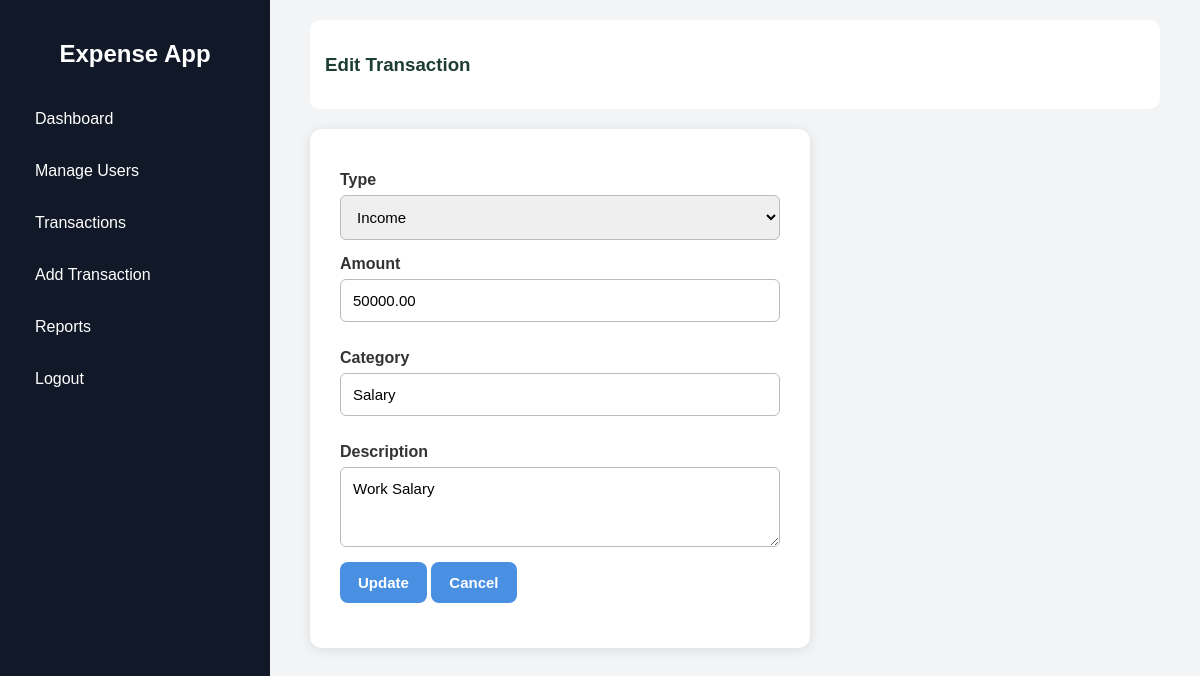
/public/transactions/edit.php?id=6 (signed in), run on the app's committed database.
### tables this page shows
CREATE TABLE `transactions` (
  `id` int(11) NOT NULL,
  `user_id` int(11) DEFAULT NULL,
  `type` enum('income','expense') DEFAULT NULL,
  `amount` decimal(10,2) DEFAULT NULL,
  `category` varchar(100) DEFAULT NULL,
  `description` text DEFAULT NULL,
  `date` date DEFAULT NULL,
  `created_at` timestamp NOT NULL DEFAULT current_timestamp()
);

### public/transactions/edit.php (the view, shortened to what this page needs)
<?php
require_once __DIR__ . '/../../includes/db.php';
$id = $_GET['id'];
$sql = "SELECT * FROM transactions WHERE id = ?";
$stmt = $conn->prepare($sql);
$stmt->bind_param("i", $id);
$stmt->execute();
$result = $stmt->get_result();
$transaction = $result->fetch_assoc();
?>
<link rel="stylesheet" href="/expense_app/assets/css/transactions.css">
<div class="layout">
    <?php include '../../includes/admin_sideBar.php'; ?>
    <main class="content-area">
        <div class="topbar">
            <h3 class="page-title">Edit Transaction</h3>
        </div>
        <form method="POST" class="form transaction-form">
            <label>Type</label>
            <select name="type" required>
                <option value="income" <?= $transaction['type'] == 'income' ? 'selected' : '' ?>>Income</option>
            </select>
            <label>Amount</label>
            <input type="number" step="0.01" name="amount" value="<?= $transaction['amount'] ?>" required>
            <label>Category</label>
            <input type="text" name="category" value="<?= $transaction['category'] ?>">
            <label>Description</label>
            <textarea name="description"><?= $transaction['description'] ?></textarea>
            <div class="form-actions">
                <button class="btn btn-primary" type="submit">Update</button>
                <a href="view.php?id=<?= $transaction['id'] ?>" class="btn btn-primary">Cancel</a>
            </div>
        </form>
    </main>
</div>

### assets/css/transactions.css (style rules this page uses)
* { margin: 0; padding: 0; box-sizing: border-box; font-family: "Poppins", sans-serif; }
.layout { display: flex; height: 100vh; }
.content-area { flex: 1; padding: 20px 40px; width: 100%; background: #f3f4f6; overflow-x: auto; }
.topbar { background: white; padding: 15px; border-radius: 10px; margin-bottom: 20px; }
.page-title { font-size: 26px; font-weight: 700; margin-bottom: 20px; color: #1d3c34; }
.page-title { display: block; font-size: 1.17em; margin-block-start: 1em; margin-block-end: 1em; margin-inline-start: 0px; margin-inline-end: 0px; font-weight: bold; unicode-bidi: isolate; }
.form { background: white; padding: 40px; border-radius: 12px; max-width: 400px; box-shadow: 0px 2px 12px rgba(0,0,0,0.1); }
.form input { width: 100%; padding: 10px; margin-bottom: 15px; border: 1px solid #bbb; border-radius: 6px; }
.form select { width: 50%; display: block; padding: 10px; margin-bottom: 15px; border: 1px solid #bbb; border-radius: 6px; }
.form { background: white; padding: 30px; border-radius: 12px; max-width: 500px; box-shadow: 0px 2px 12px rgba(0,0,0,0.1); margin-top: 20px; font-family: 'Poppins', sans-serif; }
.form label { font-weight: 600; display: block; margin-bottom: 6px; margin-top: 12px; color: #333; }
.form input, .form select, .form textarea { width: 100%; padding: 12px; border: 1px solid #bbb; border-radius: 6px; font-size: 15px; margin-bottom: 15px; outline: none; transition: 0.2s; }
.form textarea { min-height: 80px; resize: vertical; }
.btn-primary { background: #4a90e2; border: none; padding: 12px 18px; border-radius: 8px; color: white; font-size: 15px; font-weight: 600; cursor: pointer; transition: 0.2s; display: inline-block; text-decoration: none; margin-bottom: 15px; }

### data on the page
transactions: type "Income", amount "50000.00", category "Salary", description "Work Salary"
